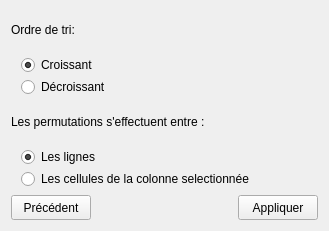
<?xml version="1.0" encoding="UTF-8"?>
<ui version="4.0">
 <class>SortOptions</class>
 <widget class="QWidget" name="SortOptions">
  <property name="geometry">
   <rect>
    <x>0</x>
    <y>0</y>
    <width>329</width>
    <height>231</height>
   </rect>
  </property>
  <property name="sizePolicy">
   <sizepolicy hsizetype="Minimum" vsizetype="Minimum">
    <horstretch>0</horstretch>
    <verstretch>0</verstretch>
   </sizepolicy>
  </property>
  <property name="windowTitle">
   <string>Form</string>
  </property>
  <layout class="QVBoxLayout" name="verticalLayout_5">
   <item>
    <layout class="QVBoxLayout" name="verticalLayout_2">
     <item>
      <widget class="QLabel" name="label">
       <property name="font">
        <font>
         <underline>false</underline>
         <kerning>true</kerning>
        </font>
       </property>
       <property name="text">
        <string>Ordre de tri:</string>
       </property>
      </widget>
     </item>
     <item>
      <layout class="QHBoxLayout" name="horizontalLayout">
       <item>
        <spacer name="horizontalSpacer">
         <property name="orientation">
          <enum>Qt::Horizontal</enum>
         </property>
         <property name="sizeType">
          <enum>QSizePolicy::Fixed</enum>
         </property>
         <property name="sizeHint" stdset="0">
          <size>
           <width>10</width>
           <height>10</height>
          </size>
         </property>
        </spacer>
       </item>
       <item>
        <layout class="QVBoxLayout" name="verticalLayout" stretch="0,0">
         <property name="spacing">
          <number>2</number>
         </property>
         <item>
          <widget class="QRadioButton" name="increasing">
           <property name="text">
            <string>Croissant</string>
           </property>
           <property name="checked">
            <bool>true</bool>
           </property>
           <attribute name="buttonGroup">
            <string notr="true">buttonGroup_2</string>
           </attribute>
          </widget>
         </item>
         <item>
          <widget class="QRadioButton" name="decreasing">
           <property name="text">
            <string>Décroissant</string>
           </property>
           <attribute name="buttonGroup">
            <string notr="true">buttonGroup_2</string>
           </attribute>
          </widget>
         </item>
        </layout>
       </item>
      </layout>
     </item>
    </layout>
   </item>
   <item>
    <layout class="QVBoxLayout" name="verticalLayout_4">
     <item>
      <widget class="QLabel" name="label_2">
       <property name="font">
        <font>
         <kerning>true</kerning>
        </font>
       </property>
       <property name="text">
        <string>Les permutations s'effectuent entre :</string>
       </property>
      </widget>
     </item>
     <item>
      <layout class="QHBoxLayout" name="horizontalLayout_2">
       <item>
        <spacer name="horizontalSpacer_2">
         <property name="orientation">
          <enum>Qt::Horizontal</enum>
         </property>
         <property name="sizeType">
          <enum>QSizePolicy::Fixed</enum>
         </property>
         <property name="sizeHint" stdset="0">
          <size>
           <width>10</width>
           <height>10</height>
          </size>
         </property>
        </spacer>
       </item>
       <item>
        <layout class="QVBoxLayout" name="verticalLayout_3">
         <property name="spacing">
          <number>2</number>
         </property>
         <item>
          <widget class="QRadioButton" name="permuteRows">
           <property name="text">
            <string>Les lignes</string>
           </property>
           <property name="checked">
            <bool>true</bool>
           </property>
           <attribute name="buttonGroup">
            <string notr="true">buttonGroup</string>
           </attribute>
          </widget>
         </item>
         <item>
          <widget class="QRadioButton" name="permuteCells">
           <property name="text">
            <string>Les cellules de la colonne selectionnée</string>
           </property>
           <attribute name="buttonGroup">
            <string notr="true">buttonGroup</string>
           </attribute>
          </widget>
         </item>
        </layout>
       </item>
      </layout>
     </item>
    </layout>
   </item>
   <item>
    <layout class="QHBoxLayout" name="horizontalLayout_3">
     <item>
      <widget class="QPushButton" name="previous">
       <property name="maximumSize">
        <size>
         <width>16777215</width>
         <height>25</height>
        </size>
       </property>
       <property name="text">
        <string>Précédent</string>
       </property>
      </widget>
     </item>
     <item>
      <spacer name="horizontalSpacer_3">
       <property name="orientation">
        <enum>Qt::Horizontal</enum>
       </property>
       <property name="sizeHint" stdset="0">
        <size>
         <width>40</width>
         <height>20</height>
        </size>
       </property>
      </spacer>
     </item>
     <item>
      <widget class="QPushButton" name="apply">
       <property name="maximumSize">
        <size>
         <width>16777215</width>
         <height>25</height>
        </size>
       </property>
       <property name="text">
        <string>Appliquer</string>
       </property>
      </widget>
     </item>
    </layout>
   </item>
  </layout>
 </widget>
 <resources/>
 <connections/>
 <buttongroups>
  <buttongroup name="buttonGroup"/>
  <buttongroup name="buttonGroup_2"/>
 </buttongroups>
</ui>
